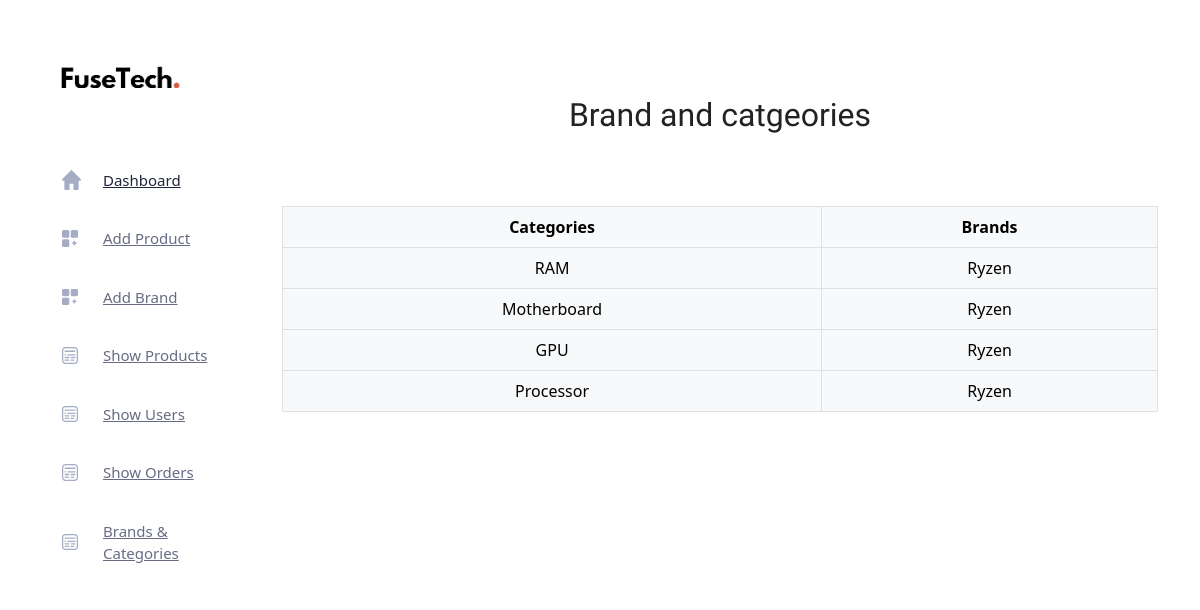
The app's page /admin/brandandcat.php (signed in) with its own data.
### tables this page shows
CREATE TABLE `tbl_category` (
  `cat_id` int(11) NOT NULL,
  `cat_name` varchar(500) NOT NULL,
  `brand` int(11) DEFAULT NULL
);

CREATE TABLE `tbl_brand` (
  `brand_id` int(11) NOT NULL,
  `brand_name` varchar(5000) NOT NULL
);

### admin/brandandcat.php (the view, shortened to what this page needs)
<?php
include('../connection.php');
?>
<!DOCTYPE html>
<html lang="en">
<head>
    <link rel="stylesheet" href="css/bootstrap1.min.css" />
    <link rel="stylesheet" href="vendors/themefy_icon/themify-icons.css" />
    <link rel="stylesheet" href="vendors/swiper_slider/css/swiper.min.css" />
    <link rel="stylesheet" href="vendors/select2/css/select2.min.css" />
    <link rel="stylesheet" href="vendors/niceselect/css/nice-select.css" />
    <link rel="stylesheet" href="vendors/owl_carousel/css/owl.carousel.css" />
    <link rel="stylesheet" href="vendors/gijgo/gijgo.min.css" />
    <link rel="stylesheet" href="vendors/font_awesome/css/all.min.css" />
    <link rel="stylesheet" href="vendors/tagsinput/tagsinput.css" />
    <link rel="stylesheet" href="vendors/datatable/css/jquery.dataTables.min.css" />
    <link rel="stylesheet" href="vendors/datatable/css/responsive.dataTables.min.css" />
    <link rel="stylesheet" href="vendors/datatable/css/buttons.dataTables.min.css" />
    <link rel="stylesheet" href="vendors/text_editor/summernote-bs4.css" />
    <link rel="stylesheet" href="vendors/morris/morris.css">
    <link rel="stylesheet" href="vendors/material_icon/material-icons.css" />
    <link rel="stylesheet" href="css/metisMenu.css">
    <link rel="stylesheet" href="css/style1.css" />
    <link rel="stylesheet" href="css/colors/default.css" id="colorSkinCSS">
    <link href="https://cdn.jsdelivr.net/npm/bootstrap@5.2.3/dist/css/bootstrap.min.css" rel="stylesheet"
>
</head>
<body class="crm_body_bg">
<section class="main_content dashboard_part">
<div class="main_content_iner ">
<div class="container me-5 mt-5">
            <h2 class="text-center mb-4 pb-5 mt-5 pt-5 ">Brand and catgeories</h2>
            <table class="table table-light table-bordered text-center">
                <tr>
                    <th>Categories</th>
                    <th>Brands</th>
                </tr>
<?php
$select_query = "SELECT * FROM `tbl_category` INNER JOIN `tbl_brand` ON tbl_category.brand = tbl_brand.brand_id";
$select_query_run = mysqli_query($con, $select_query);
while($catgeories = mysqli_fetch_array($select_query_run)){
?>
                <tr>
                    <td><?php echo $catgeories['cat_name']?></td>
                    <td><?php echo $catgeories['brand_name']?></td>
                </tr>
<?php } ?>
            </table>
        </div>
        </div>
    </section>
</body>
</html>

### admin/css/metisMenu.css (style rules this page uses)
.metismenu .has-arrow { position:relative }
.metismenu .has-arrow::after { position:absolute;content:'';transform:rotate(0deg) translate(0,-50%);transform-origin:top;top:50%;transition:all .3s ease-out;right:40px;content:"\e64b";font-family:themify;color:#a5adc6;font-weight:600;font-size:14px }
.metismenu .mm-active>.has-arrow::after,.metismenu .has-arrow[aria-expanded=true]::after { transform:rotate(180deg) translate(0,-50%) }

### records on screen
tbl_category: cat_name "RAM", brand.brand_name "Ryzen"
tbl_category: cat_name "Motherboard", brand.brand_name "Ryzen"
tbl_category: cat_name "GPU", brand.brand_name "Ryzen"
tbl_category: cat_name "Processor", brand.brand_name "Ryzen"
